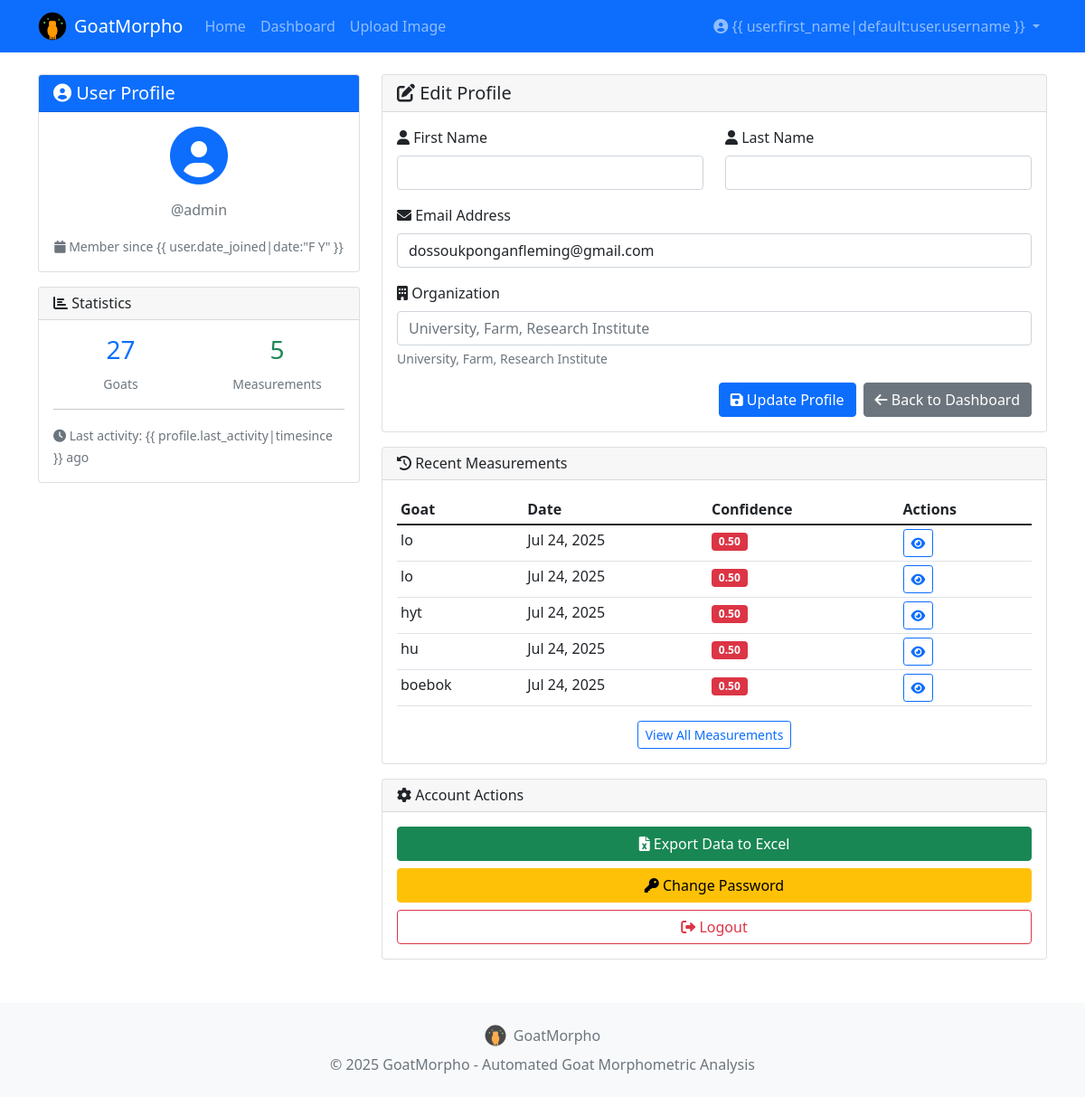
The app's page /profile/ (signed in), older data.
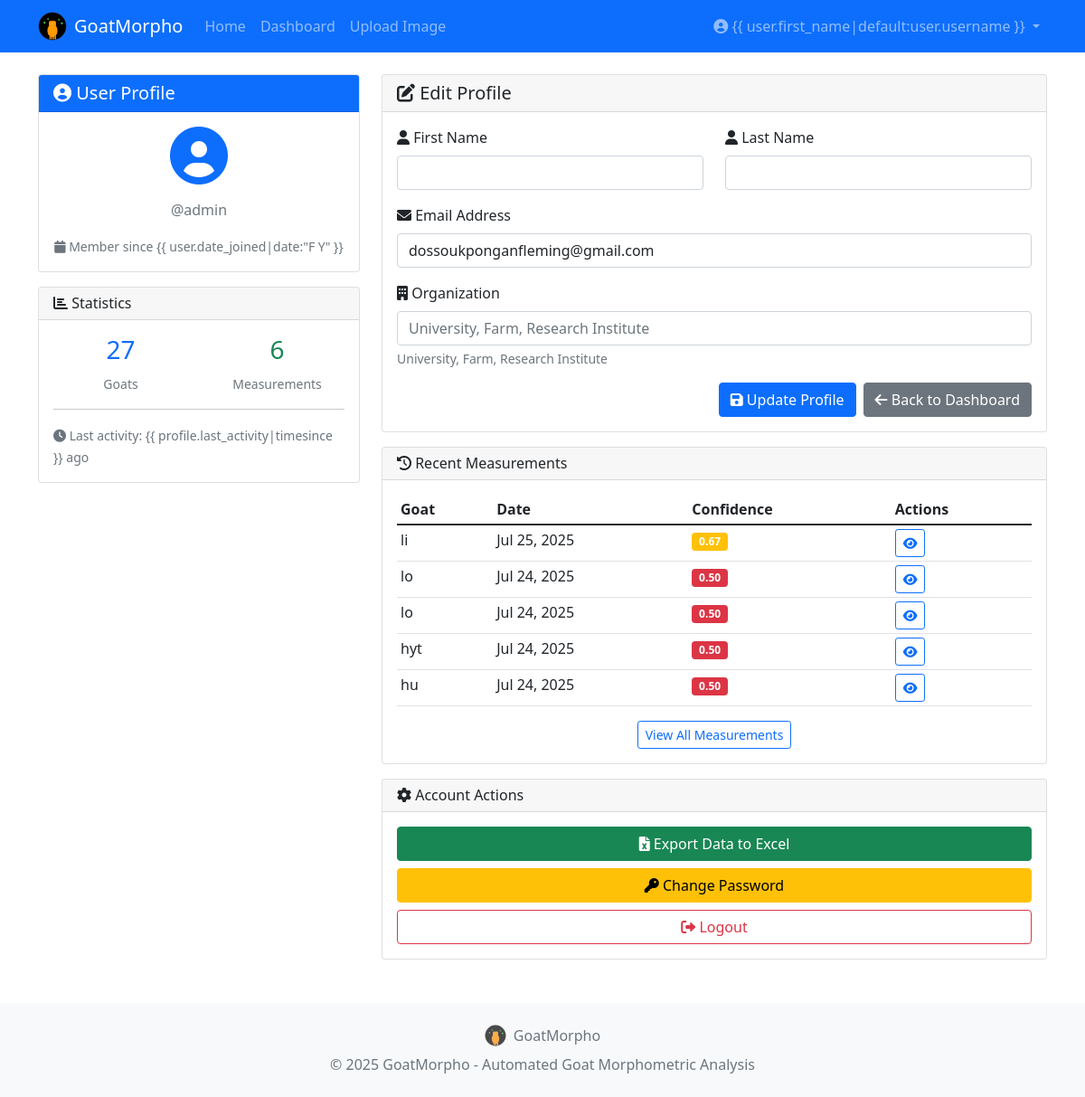
The same page, newer data.
### measurements/models.py (models this page shows, shortened)
class UserProfile(models.Model):
    user = models.OneToOneField(User, on_delete=models.CASCADE)
    organization = models.CharField(max_length=100, blank=True, help_text="University, Farm, Research Institute")
    registration_date = models.DateTimeField(auto_now_add=True)
    total_measurements = models.IntegerField(default=0)
    last_activity = models.DateTimeField(auto_now=True)
    def update_measurement_count(self):
        from .models import MorphometricMeasurement  # Avoid circular import
        self.total_measurements = MorphometricMeasurement.objects.filter(
            goat__owner=self.user
        ).count()
        self.save()

class MorphometricMeasurement(models.Model):
    id = models.UUIDField(primary_key=True, default=uuid.uuid4, editable=False)
    goat = models.ForeignKey(Goat, on_delete=models.CASCADE, related_name='measurements')
    original_image = models.ImageField(upload_to='goat_images/original/')
    processed_image = models.ImageField(upload_to='goat_images/processed/', blank=True, null=True)
    hauteur_au_garrot = models.DecimalField(max_digits=6, decimal_places=2, null=True, blank=True,
                                           help_text="Wither Height (WH) - cm")
    hauteur_au_dos = models.DecimalField(max_digits=6, decimal_places=2, null=True, blank=True,
                                        help_text="Back Height (BH) - cm")
    hauteur_au_sternum = models.DecimalField(max_digits=6, decimal_places=2, null=True, blank=True,
                                           help_text="Sternum Height (SH) - cm")
    hauteur_au_sacrum = models.DecimalField(max_digits=6, decimal_places=2, null=True, blank=True,
                                          help_text="Rump Height (RH) - cm")
    tour_de_poitrine = models.DecimalField(max_digits=6, decimal_places=2, null=True, blank=True,
                                         help_text="Heart Girth (HG) - cm")
    perimetre_thoracique = models.DecimalField(max_digits=6, decimal_places=2, null=True, blank=True,
                                             help_text="Chest Circumference (CC) - cm")
    tour_abdominal = models.DecimalField(max_digits=6, decimal_places=2, null=True, blank=True,
                                       help_text="Abdominal Girth (AG) - cm")
    tour_du_cou = models.DecimalField(max_digits=6, decimal_places=2, null=True, blank=True,
                                    help_text="Neck Girth (NG) - cm")
    diametre_biscotal = models.DecimalField(max_digits=6, decimal_places=2, null=True, blank=True,
                                          help_text="Bi-costal Diameter (BD) - cm")
    largeur_poitrine = models.DecimalField(max_digits=6, decimal_places=2, null=True, blank=True,
                                         help_text="Chest Width (CW) - cm")
    largeur_hanche = models.DecimalField(max_digits=6, decimal_places=2, null=True, blank=True,
                                       help_text="Rump Width (RW) - cm")
    largeur_tete = models.DecimalField(max_digits=6, decimal_places=2, null=True, blank=True,
                                     help_text="Head Width (HW) - cm")
    body_length = models.DecimalField(max_digits=6, decimal_places=2, null=True, blank=True,
                                    help_text="Body Length (BL) - cm")
    longueur_oreille = models.DecimalField(max_digits=6, decimal_places=2, null=True, blank=True,
                                         help_text="Ear Length (EL) - cm")
    longueur_tete = models.DecimalField(max_digits=6, decimal_places=2, null=True, blank=True,
                                      help_text="Head Length (HL) - cm")
    longueur_cou = models.DecimalField(max_digits=6, decimal_places=2, null=True, blank=True,
                                     help_text="Neck Length (NL) - cm")
    longueur_queue = models.DecimalField(max_digits=6, decimal_places=2, null=True, blank=True,
                                       help_text="Tail Length (TL) - cm")
    measurement_method = models.CharField(max_length=20, choices=[
        ('AUTO', 'Automatic AI Detection'),
        ('MANUAL', 'Manual Input'),
        ('HYBRID', 'AI-Assisted with Manual Correction')
    ], default='AUTO')
    confidence_score = models.DecimalField(max_digits=4, decimal_places=3, null=True, blank=True,
                                         help_text="AI confidence score (0-1)")
    measurement_date = models.DateTimeField(auto_now_add=True)
    measured_by = models.ForeignKey(User, on_delete=models.CASCADE)
    reference_object_length_cm = models.DecimalField(max_digits=6, decimal_places=2, null=True, blank=True,
                                                   help_text="Known length of reference object in image")
    notes = models.TextField(blank=True, null=True)
    class Meta:
        ordering = ['-measurement_date']

class Goat(models.Model):
    id = models.UUIDField(primary_key=True, default=uuid.uuid4, editable=False)
    name = models.CharField(max_length=100, blank=True, null=True)
    breed = models.CharField(max_length=100, blank=True, null=True)
    age_months = models.PositiveIntegerField(blank=True, null=True)
    sex = models.CharField(max_length=10, choices=[
        ('M', 'Male'),
        ('F', 'Female')
    ], blank=True, null=True)
    weight_kg = models.DecimalField(max_digits=6, decimal_places=2, blank=True, null=True)
    owner = models.ForeignKey(User, on_delete=models.CASCADE, related_name='goats')
    created_at = models.DateTimeField(auto_now_add=True)
    updated_at = models.DateTimeField(auto_now=True)

### measurements/views.py (the view)
# urls.py: path('profile/', views.profile_view, name='profile'),
@login_required
def profile_view(request):
    try:
        profile = request.user.userprofile
    except UserProfile.DoesNotExist:
        profile = UserProfile.objects.create(user=request.user)
    if request.method == 'POST':
        form = UserProfileForm(request.POST, instance=request.user)
        if form.is_valid():
            form.save()
            profile.organization = form.cleaned_data.get('organization', '')
            profile.save()
            messages.success(request, 'Your profile has been updated successfully.')
            return redirect('measurements:profile')
    else:
        form = UserProfileForm(instance=request.user, initial={'organization': profile.organization})
    profile.update_measurement_count()
    context = {
        'form': form,
        'profile': profile,
        'total_goats': Goat.objects.filter(owner=request.user).count(),
        'recent_measurements': MorphometricMeasurement.objects.filter(
            goat__owner=request.user
        ).order_by('-measurement_date')[:5]
    }
    return render(request, 'measurements/profile.html', context)

### measurements/forms.py (shortened to what this page needs)
class UserProfileForm(forms.ModelForm):
    organization = forms.CharField(
        max_length=100,
        required=False,
        widget=forms.TextInput(attrs={
            'class': 'form-control',
            'placeholder': 'University, Farm, Research Institute'
        })
    )
    class Meta:
        model = User
        fields = ('first_name', 'last_name', 'email')
        widgets = {
            'first_name': forms.TextInput(attrs={'class': 'form-control'}),
            'last_name': forms.TextInput(attrs={'class': 'form-control'}),
            'email': forms.EmailInput(attrs={'class': 'form-control'}),
        }

### measurements/templates/measurements/profile.html (shortened to what this page needs)
{% extends 'measurements/base.html' %}
{% block content %}
<div class="row">
  <div class="col-md-4">
    <div class="card">
      <div class="card-header bg-primary text-white">
        <h5 class="mb-0"><i class="fas fa-user-circle"></i> User Profile</h5>
      </div>
      <div class="card-body text-center">
        <div class="mb-3">
          <i
            class="fas fa-user-circle text-primary"
            style="font-size: 4rem"
          ></i>
        </div>
        <p class="text-muted">@{{ user.username }}</p>
        <small class="text-muted">
          <i class="fas fa-calendar"></i> Member since {{
          user.date_joined|date:"F Y" }}
        </small>
      </div>
    </div>
    <div class="card mt-3">
      <div class="card-header">
        <h6 class="mb-0"><i class="fas fa-chart-bar"></i> Statistics</h6>
      </div>
      <div class="card-body">
        <div class="row text-center">
          <div class="col-6">
            <h3 class="text-primary">{{ total_goats }}</h3>
            <small class="text-muted">Goats</small>
          </div>
          <div class="col-6">
            <h3 class="text-success">{{ profile.total_measurements }}</h3>
            <small class="text-muted">Measurements</small>
          </div>
        </div>
        <hr />
        <small class="text-muted">
          <i class="fas fa-clock"></i> Last activity: {{
          profile.last_activity|timesince }} ago
        </small>
      </div>
    </div>
  </div>
  <div class="col-md-8">
    <div class="card">
      <div class="card-header">
        <h5 class="mb-0"><i class="fas fa-edit"></i> Edit Profile</h5>
      </div>
      <div class="card-body">
        <form method="post">
          <div class="row">
            <div class="col-md-6">
              <div class="mb-3">
                <label
                  for="{{ form.first_name.id_for_label }}"
                  class="form-label"
                >
                  <i class="fas fa-user"></i> First Name
                </label>
                {{ form.first_name }}
              </div>
            </div>
            <div class="col-md-6">
              <div class="mb-3">
                <label
                  for="{{ form.last_name.id_for_label }}"
                  class="form-label"
                >
                  <i class="fas fa-user"></i> Last Name
                </label>
                {{ form.last_name }}
              </div>
            </div>
          </div>
          <div class="mb-3">
            <label for="{{ form.email.id_for_label }}" class="form-label">
              <i class="fas fa-envelope"></i> Email Address
            </label>
            {{ form.email }}
          </div>
          <div class="mb-3">
            <label
              for="{{ form.organization.id_for_label }}"
              class="form-label"
            >
              <i class="fas fa-building"></i> Organization
            </label>
            {{ form.organization }}
            <div class="form-text">University, Farm, Research Institute</div>
          </div>
          <div class="d-grid gap-2 d-md-flex justify-content-md-end">
            <button type="submit" class="btn btn-primary">
              <i class="fas fa-save"></i> Update Profile
            </button>
            <a
              href="{% url 'measurements:dashboard' %}"
              class="btn btn-secondary"
            >
              <i class="fas fa-arrow-left"></i> Back to Dashboard
            </a>
          </div>
        </form>
      </div>
    </div>
    {% if recent_measurements %}
    <div class="card mt-3">
      <div class="card-header">
        <h6 class="mb-0"><i class="fas fa-history"></i> Recent Measurements</h6>
      </div>
      <div class="card-body">
        <div class="table-responsive">
          <table class="table table-sm">
            <thead>
              <tr>
                <th>Goat</th>
                <th>Date</th>
                <th>Confidence</th>
                <th>Actions</th>
              </tr>
            </thead>
            <tbody>
              {% for measurement in recent_measurements %}
              <tr>
                <td>{{ measurement.goat.name|default:"Unnamed" }}</td>
                <td>{{ measurement.measurement_date|date:"M d, Y" }}</td>
                <td>
                  <span
                    class="badge {% if measurement.confidence_score > 0.8 %}bg-success{% elif measurement.confidence_score > 0.6 %}bg-warning{% else %}bg-danger{% endif %}"
                  >
                    {{ measurement.confidence_score|floatformat:2 }}
                  </span>
                </td>
                <td>
                  <a href="#" class="btn btn-sm btn-outline-primary">
                    <i class="fas fa-eye"></i>
                  </a>
                </td>
              </tr>
              {% endfor %}
            </tbody>
          </table>
        </div>
        <div class="text-center">
          <a
            href="{% url 'measurements:dashboard' %}"
            class="btn btn-sm btn-outline-primary"
          >
            View All Measurements
          </a>
        </div>
      </div>
    </div>
    {% endif %}
    <div class="card mt-3">
      <div class="card-header">
        <h6 class="mb-0"><i class="fas fa-cog"></i> Account Actions</h6>
      </div>
      <div class="card-body">
        <div class="d-grid gap-2">
          <a
            href="{% url 'measurements:export_options' %}"
            class="btn btn-success"
          >
            <i class="fas fa-file-excel"></i> Export Data to Excel
          </a>
          <a href="{% url 'password_change' %}" class="btn btn-warning">
            <i class="fas fa-key"></i> Change Password
          </a>
          <a
            href="{% url 'measurements:logout_confirm' %}"
            class="btn btn-outline-danger"
          >
            <i class="fas fa-sign-out-alt"></i> Logout
          </a>
        </div>
      </div>
    </div>
  </div>
</div>
{% endblock %}

### measurements/templates/measurements/base.html (shortened to what this page needs)
<!DOCTYPE html>
{% load static %}
<html lang="en">
  <head>
    <link
      href="https://cdn.jsdelivr.net/npm/bootstrap@5.1.3/dist/css/bootstrap.min.css"
      rel="stylesheet"
    />
    <link
      href="https://cdnjs.cloudflare.com/ajax/libs/font-awesome/6.0.0/css/all.min.css"
      rel="stylesheet"
    />
  </head>
  <body>
    <nav class="navbar navbar-expand-lg navbar-dark bg-primary">
      <div class="container">
        <a
          class="navbar-brand d-flex align-items-center"
          href="{% url 'measurements:home' %}"
        >
          <img
            src="{% static 'images/goat_logo.svg' %}"
            alt="GoatMorpho Logo"
            height="32"
            class="me-2"
          />
          GoatMorpho
        </a>
        <div class="collapse navbar-collapse" id="navbarNav">
          <ul class="navbar-nav me-auto">
            <li class="nav-item">
              <a class="nav-link" href="{% url 'measurements:home' %}">Home</a>
            </li>
            {% if user.is_authenticated %}
            <li class="nav-item">
              <a class="nav-link" href="{% url 'measurements:dashboard' %}"
                >Dashboard</a
              >
            </li>
            <li class="nav-item">
              <a class="nav-link" href="{% url 'measurements:upload_image' %}"
                >Upload Image</a
              >
            </li>
            {% endif %}
          </ul>
          <ul class="navbar-nav">
            {% if user.is_authenticated %}
            <li class="nav-item dropdown">
              <a
                class="nav-link dropdown-toggle"
                href="#"
                id="navbarDropdown"
                role="button"
                data-bs-toggle="dropdown"
              >
                <i class="fas fa-user-circle"></i> {{
                user.first_name|default:user.username }}
              </a>
            </li>
            {% endif %}
          </ul>
        </div>
      </div>
    </nav>
    <main class="container mt-4">
       {% block content %} {% endblock %}
    </main>
    <footer class="bg-light text-center text-muted py-4 mt-5">
      <div class="container">
        <div class="d-flex justify-content-center align-items-center mb-2">
          <img
            src="{% static 'images/goat_logo.svg' %}"
            alt="GoatMorpho Logo"
            height="24"
            class="me-2"
          />
          <span>GoatMorpho</span>
        </div>
        <p class="mb-0">
          &copy; 2025 GoatMorpho - Automated Goat Morphometric Analysis
        </p>
      </div>
    </footer>
  </body>
</html>

### measurements/templates/measurements/base.html (style rules this page uses)
.navbar-brand img { filter: brightness(1.1); transition: transform 0.2s ease; }
footer img { opacity: 0.7; }

Row changes from the older to the newer data that the page shows:
no longer on this page (row unchanged): MorphometricMeasurement: goat.name "boebok", measurement_date "Jul 24, 2025", confidence_score "0.50"
changed UserProfile: total_measurements "5" → "6"
added MorphometricMeasurement: goat.name "li", measurement_date "Jul 25, 2025", confidence_score "0.67"
